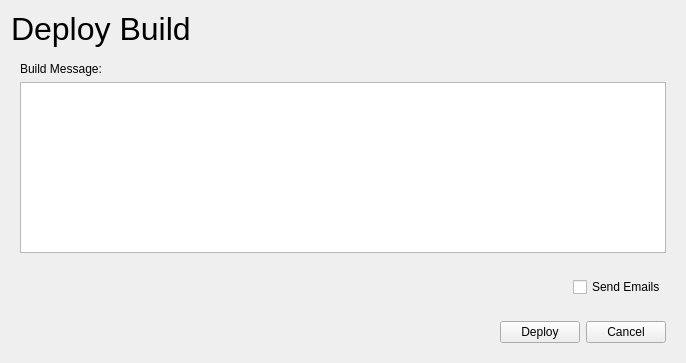
<?xml version="1.0" encoding="UTF-8"?>
<ui version="4.0">
 <class>Form</class>
 <widget class="QWidget" name="Form">
  <property name="geometry">
   <rect>
    <x>0</x>
    <y>0</y>
    <width>686</width>
    <height>363</height>
   </rect>
  </property>
  <property name="windowTitle">
   <string>Form</string>
  </property>
  <layout class="QVBoxLayout" name="verticalLayout_2">
   <item>
    <widget class="QLabel" name="label_2">
     <property name="font">
      <font>
       <pointsize>24</pointsize>
      </font>
     </property>
     <property name="text">
      <string>Deploy Build</string>
     </property>
    </widget>
   </item>
   <item>
    <widget class="QWidget" name="widget_3" native="true">
     <layout class="QVBoxLayout" name="verticalLayout">
      <item>
       <widget class="QLabel" name="label">
        <property name="text">
         <string>Build Message:</string>
        </property>
       </widget>
      </item>
      <item>
       <widget class="QPlainTextEdit" name="messageText"/>
      </item>
     </layout>
    </widget>
   </item>
   <item>
    <widget class="QWidget" name="widget_2" native="true">
     <layout class="QHBoxLayout" name="horizontalLayout_2">
      <item>
       <spacer name="horizontalSpacer_2">
        <property name="orientation">
         <enum>Qt::Horizontal</enum>
        </property>
        <property name="sizeHint" stdset="0">
         <size>
          <width>536</width>
          <height>20</height>
         </size>
        </property>
       </spacer>
      </item>
      <item>
       <widget class="QCheckBox" name="emailCheck">
        <property name="text">
         <string>Send Emails</string>
        </property>
       </widget>
      </item>
     </layout>
    </widget>
   </item>
   <item>
    <widget class="QWidget" name="widget" native="true">
     <layout class="QHBoxLayout" name="horizontalLayout">
      <item>
       <spacer name="horizontalSpacer">
        <property name="orientation">
         <enum>Qt::Horizontal</enum>
        </property>
        <property name="sizeHint" stdset="0">
         <size>
          <width>467</width>
          <height>20</height>
         </size>
        </property>
       </spacer>
      </item>
      <item>
       <widget class="QPushButton" name="deployBtn">
        <property name="text">
         <string>Deploy</string>
        </property>
       </widget>
      </item>
      <item>
       <widget class="QPushButton" name="cancelBtn">
        <property name="text">
         <string>Cancel</string>
        </property>
       </widget>
      </item>
     </layout>
    </widget>
   </item>
  </layout>
 </widget>
 <resources/>
 <connections/>
</ui>
